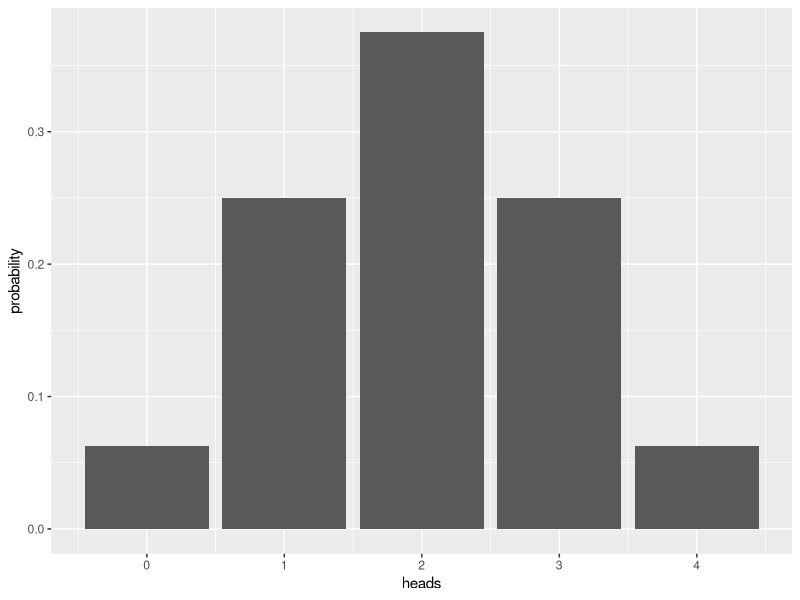
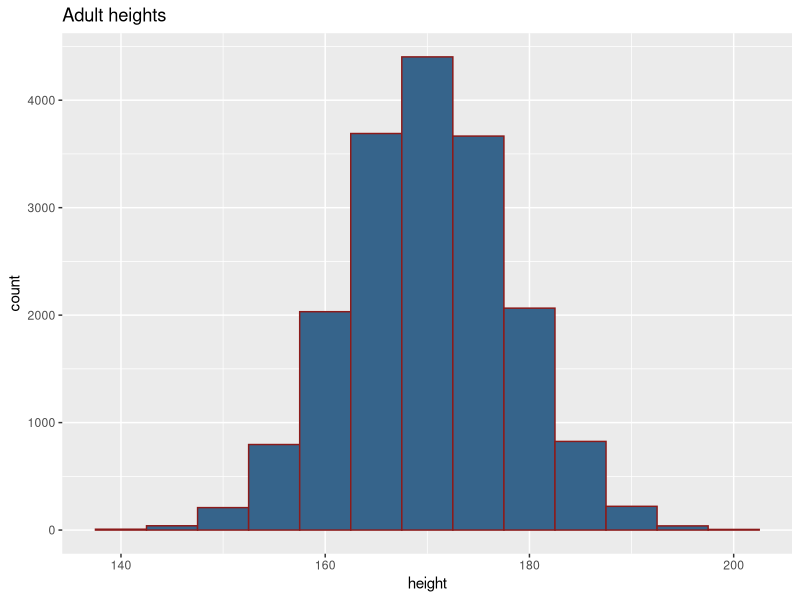
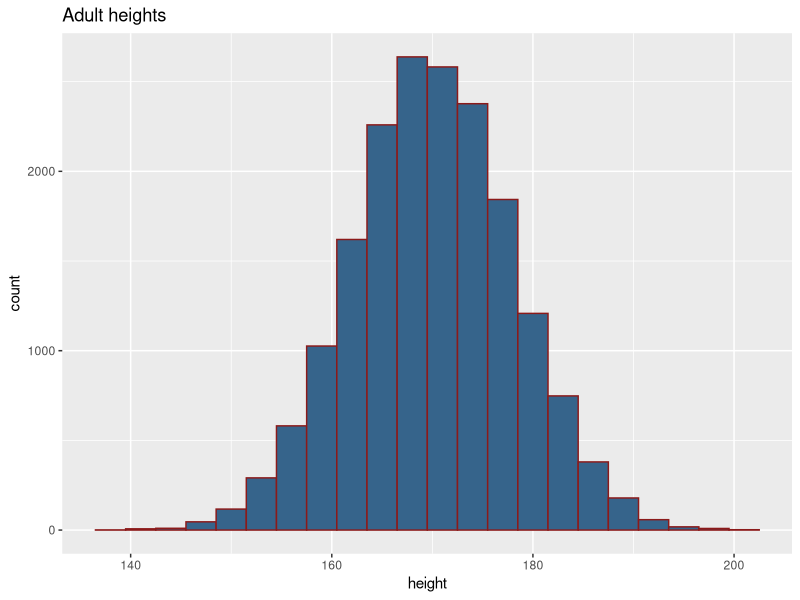
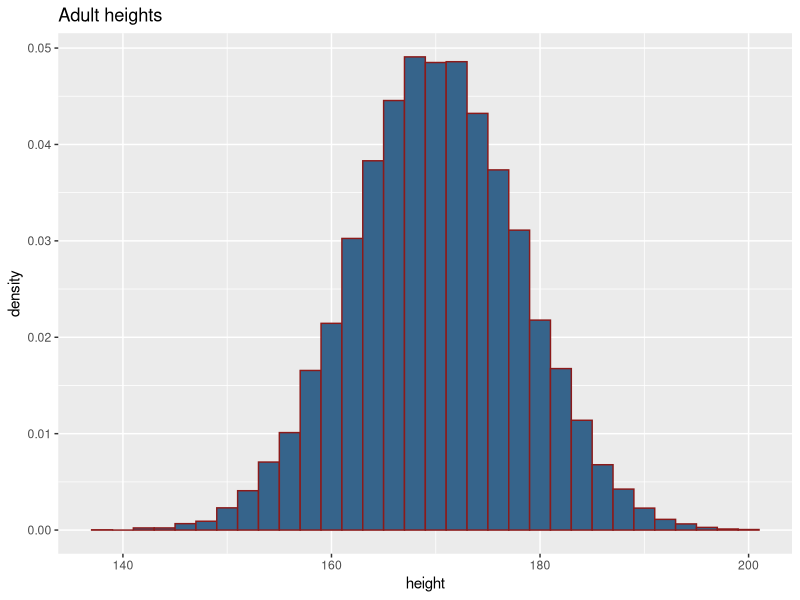
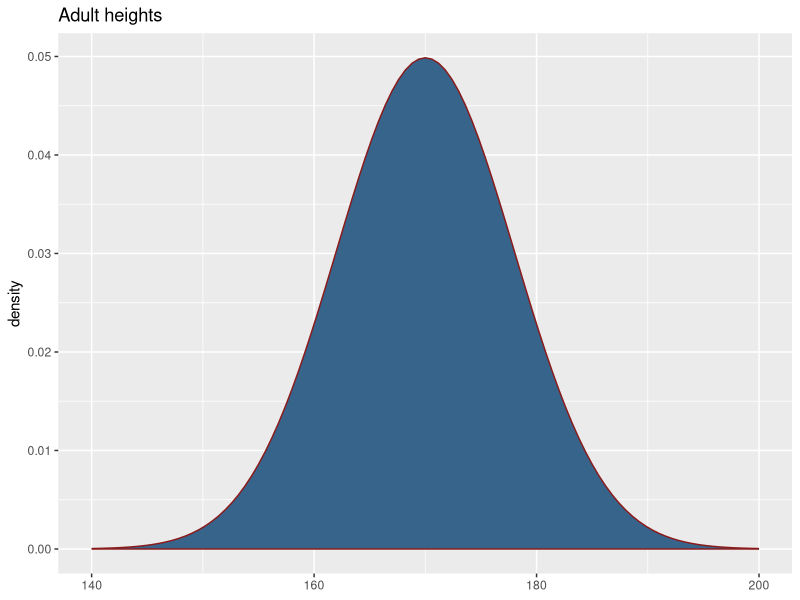
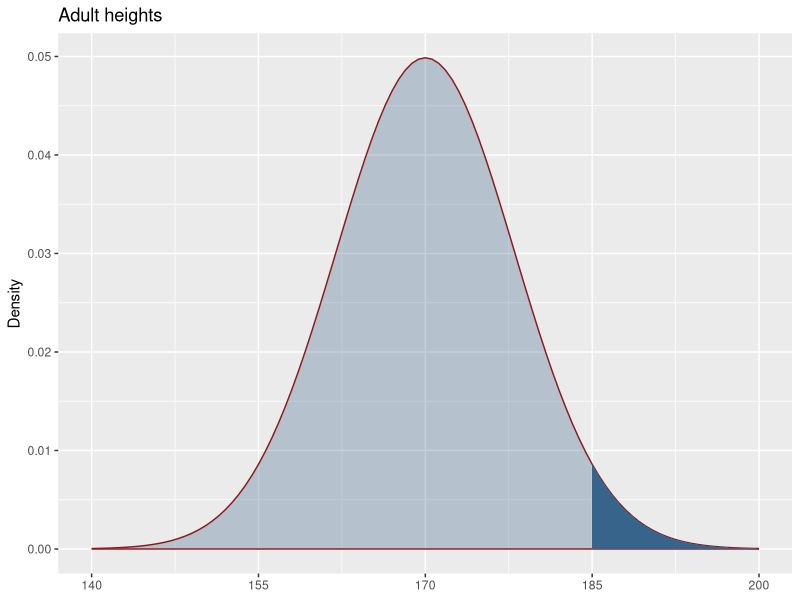
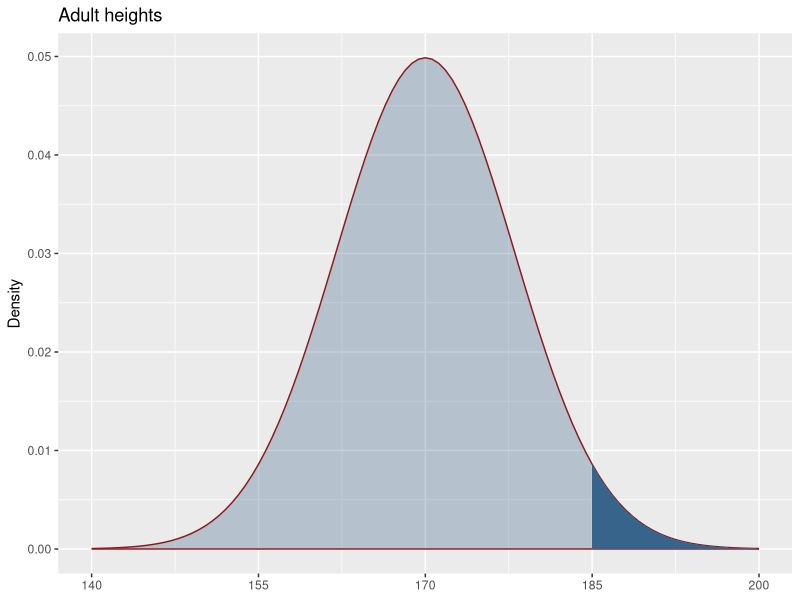
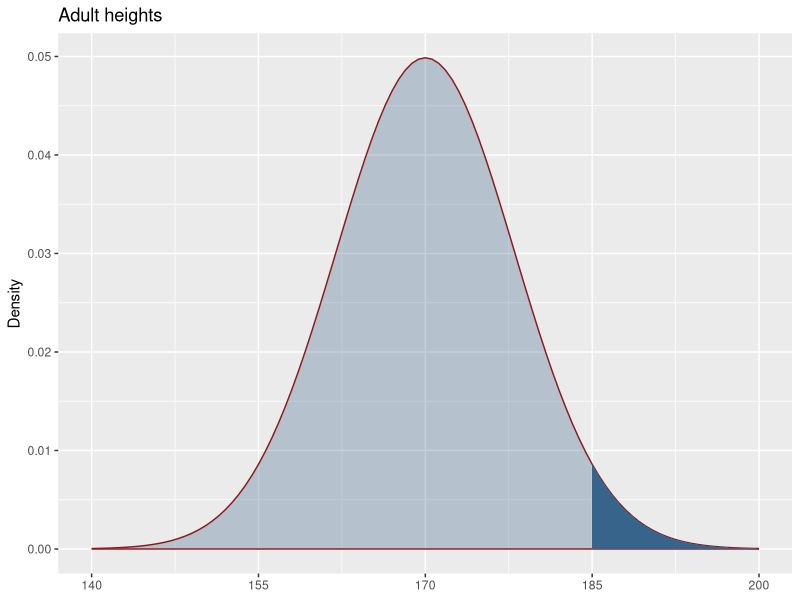

R code for these plots, in order:
## ---- chunk 1
knitr::opts_chunk$set(echo = TRUE, message = FALSE, warning = FALSE, size = '\tiny')
library(tidyverse)
## ---- chunk 2
ggplot(tibble(heads = 0:4, probability = c(1/16, 4/16, 6/16, 4/16, 1/16)), aes(x = heads, y = probability))+geom_bar(stat = "identity")
## ---- chunk 3
set.seed(76)
heights <- tibble(height = rnorm(18000, mean = 170, sd = 8))
heights %>% 
  ggplot(aes(height)) + 
  geom_histogram(binwidth = 5, color = "firebrick4", fill = "steelblue4")+
  ggtitle("Adult heights")
## ---- chunk 4
heights %>% 
  ggplot(aes(height)) + 
  geom_histogram(binwidth = 3, color = "firebrick4", fill = "steelblue4")+
  ggtitle("Adult heights")
## ---- chunk 5
heights %>% 
  ggplot(aes(height)) + 
  geom_histogram(binwidth = 2, color = "firebrick4", fill = "steelblue4", aes(y = ..density..))+
  ggtitle("Adult heights")
## ---- chunk 6
ggplot() +
  stat_function(fun = dnorm,
                geom = "area",
                args = list(
                  mean = 170,
                  sd = 8
                ),
                fill = "steelblue4", color = "firebrick4") +
  xlim(c(140,200))+
  ylab("density") + 
  ggtitle("Adult heights")
## ---- chunk 7
ggplot() +
  stat_function(
    fun = dnorm,
    geom = "area",
    fill = "steelblue4",
    color = "firebrick4",
    alpha = .3,
    args = list(
                  mean = 170,
                  sd = 8
                )
  ) +
  stat_function(
    fun = dnorm,
    geom = "area",
    fill = "steelblue4",
    args = list(
                  mean = 170,
                  sd = 8
                ),
    xlim = c(185, 200)
  ) +
  ylab("Density")+
  scale_x_continuous(limits = c(140, 200), breaks = seq(140, 200, by = 15))+
    ggtitle("Adult heights")
## ---- chunk 8
ggplot() +
  stat_function(
    fun = dnorm,
    geom = "area",
    fill = "steelblue4",
    color = "firebrick4",
    alpha = .3,
    args = list(
                  mean = 170,
                  sd = 8
                )
  ) +
  stat_function(
    fun = dnorm,
    geom = "area",
    fill = "steelblue4",
    args = list(
                  mean = 170,
                  sd = 8
                ),
    xlim = c(185, 200)
  ) +
  ylab("Density")+
  scale_x_continuous(limits = c(140, 200), breaks = seq(140, 200, by = 15))+
    ggtitle("Adult heights")
## ---- chunk 9
ggplot() +
  stat_function(
    fun = dnorm,
    geom = "area",
    fill = "steelblue4",
    color = "firebrick4",
    alpha = .3,
    args = list(
                  mean = 170,
                  sd = 8
                )
  ) +
  stat_function(
    fun = dnorm,
    geom = "area",
    fill = "steelblue4",
    args = list(
                  mean = 170,
                  sd = 8
                ),
    xlim = c(185, 200)
  ) +
  ylab("Density")+
  scale_x_continuous(limits = c(140, 200), breaks = seq(140, 200, by = 15))+
    ggtitle("Adult heights")
## ---- chunk 10
ggplot() +
  stat_function(
    fun = dnorm,
    geom = "area",
    aes(fill = "mu = 170, sd = 8"),
    color = "black",
    alpha = .3,
    args = list(
                  mean = 170,
                  sd = 8
                ))+
  stat_function(
    fun = dnorm,
    geom = "area",
    aes(fill = "mu = 170, sd = 4"),
    color = "black",
    alpha = .2,
    args = list(
                  mean = 170,
                  sd = 4
                ))+
    stat_function(
    fun = dnorm,
    geom = "area",
    aes(fill = "mu = 185, sd = 4"),
    color = "black",
    alpha = .2,
    args = list(
                  mean = 185,
                  sd = 4
                ))+
  scale_x_continuous(limits = c(140, 210), breaks = seq(140, 200, by = 15))+
  scale_fill_brewer(name="", palette = "Set1")
## ---- chunk 11
ggplot() +
  stat_function(fun = dnorm,
                geom = "area",
                args = list(
                  mean = 0,
                  sd = 1
                ),
                fill = NA, color = "firebrick4", alpha = 0.4, lwd = 1.2) +
  scale_x_continuous(limits = c(-4,4), breaks = -4:4)+
  ylab("density") 
## ---- chunk 12
ggplot() +
  stat_function(fun = dnorm,
                geom = "area",
                args = list(
                  mean = 0,
                  sd = 1
                ),
                fill = NA, color = "firebrick4", alpha = 0.4, lwd = 1.2) +
  scale_x_continuous(limits = c(-4,4), breaks = -4:4)+
  ylab("density") +
  stat_function(
    fun = dnorm,
    geom = "area",
    fill = "steelblue4",
    alpha = 0.5,
    args = list(
                  mean = 0,
                  sd = 1
                ),
    xlim = c(-1, 1)
  )
## ---- chunk 13
ggplot() +
  stat_function(fun = dnorm,
                geom = "area",
                args = list(
                  mean = 0,
                  sd = 1
                ),
                fill = NA, color = "firebrick4", alpha = 0.4, lwd = 1.2) +
  scale_x_continuous(limits = c(-4,4), breaks = -4:4)+
  ylab("density")+
  stat_function(
    fun = dnorm,
    geom = "area",
    fill = "steelblue4",
    alpha = 0.5,
    args = list(
                  mean = 0,
                  sd = 1
                ),
    xlim = c(-2, 2)
  ) +
  stat_function(
    fun = dnorm,
    geom = "area",
    fill = "steelblue4",
    alpha = 0.8,
    args = list(
                  mean = 0,
                  sd = 1
                ),
    xlim = c(-1, 1)
  )
## ---- chunk 14
ggplot() +
  stat_function(fun = dnorm,
                geom = "area",
                args = list(
                  mean = 0,
                  sd = 1
                ),
                fill = NA, color = "firebrick4", alpha = 0.4, lwd = 1.2) +
  scale_x_continuous(limits = c(-4,4), breaks = -4:4)+
  ylab("density")+
  stat_function(
    fun = dnorm,
    geom = "area",
    fill = "steelblue4",
    alpha = 0.5,
    args = list(
                  mean = 0,
                  sd = 1
                ),
    xlim = c(-1.25, 1.25)
  ) 
## ---- chunk 15
ggplot() +
  stat_function(fun = dnorm,
                geom = "area",
                args = list(
                  mean = 0,
                  sd = 1
                ),
                fill = NA, color = "firebrick4", alpha = 0.4, lwd = 1.2) +
  scale_x_continuous(limits = c(-4,4), breaks = -4:4)+
  ylab("density")+
  stat_function(
    fun = dnorm,
    geom = "area",
    fill = "steelblue4",
    alpha = 0.5,
    args = list(
                  mean = 0,
                  sd = 1
                ),
    xlim = c(-4, -1.25)
  ) +
  stat_function(
    fun = dnorm,
    geom = "area",
    fill = "steelblue4",
    alpha = 0.5,
    args = list(
                  mean = 0,
                  sd = 1
                ),
    xlim = c(1.25, 4)
  )
## ---- chunk 16
pnorm(-1.25)
## ---- chunk 17
ggplot() +
  stat_function(fun = dnorm,
                geom = "area",
                args = list(
                  mean = 0,
                  sd = 1
                ),
                fill = NA, color = "firebrick4", alpha = 0.4, lwd = 1.2) +
  scale_x_continuous(limits = c(-4,4), breaks = -4:4)+
  ylab("density")+
  stat_function(
    fun = dnorm,
    geom = "area",
    fill = "steelblue4",
    alpha = 0.5,
    args = list(
                  mean = 0,
                  sd = 1
                ),
    xlim = c(-4, -1.25)
  ) 
## ---- chunk 18
1-pnorm(1.25)
# or 
# pnorm(1.25, lower.tail = FALSE)
## ---- chunk 19
ggplot() +
  stat_function(fun = dnorm,
                geom = "area",
                args = list(
                  mean = 0,
                  sd = 1
                ),
                fill = NA, color = "firebrick4", alpha = 0.4, lwd = 1.2) +
  scale_x_continuous(limits = c(-4,4), breaks = -4:4)+
  ylab("density")+
  stat_function(
    fun = dnorm,
    geom = "area",
    fill = "steelblue4",
    alpha = 0.5,
    args = list(
                  mean = 0,
                  sd = 1
                ),
    xlim = c(1.25, 4)
  ) 
## ---- chunk 20
pnorm(1.25) - pnorm(-1.25)
## ---- chunk 21
ggplot() +
  stat_function(fun = dnorm,
                geom = "area",
                args = list(
                  mean = 0,
                  sd = 1
                ),
                fill = NA, color = "firebrick4", alpha = 0.4, lwd = 1.2) +
  scale_x_continuous(limits = c(-4,4), breaks = -4:4)+
  ylab("density")+
  stat_function(
    fun = dnorm,
    geom = "area",
    fill = "steelblue4",
    alpha = 0.5,
    args = list(
                  mean = 0,
                  sd = 1
                ),
    xlim = c(-1.25, 1.25)
  ) 
## ---- chunk 22
heights_1 <- rnorm(12, mean = 170, sd = 8)
round(heights_1, 1)
## ---- chunk 23
heights_1 <- rnorm(12, mean = 170, sd = 8)
round(heights_1, 1)
## ---- chunk 24

N <- 100 
heights_0 <- tibble()

for(i in 1:N){
  these_heights = tibble(sample = i, heights = rnorm(12, 170, 8))
  heights_0 <- bind_rows(heights_0, these_heights)
}

heights_0 %>% 
  group_by(sample) %>% 
  summarise(mean_height = mean(heights)) %>% 
  ggplot(aes(mean_height)) + geom_histogram(color = "navy", fill = "lightblue")

## ---- chunk 25

N <- 1000
heights <- tibble()

for(i in 1:N){
  these_heights = tibble(sample = i, heights = rnorm(12, 170, 8))
  heights <- bind_rows(heights, these_heights)
}

heights %>% 
  group_by(sample) %>% 
  summarise(mean_height = mean(heights)) %>% 
  ggplot(aes(mean_height)) + geom_histogram(color = "navy", fill = "lightblue")

## ---- chunk 26

N <- 10000
heights_2 <- tibble()

for(i in 1:N){
  these_heights = tibble(sample = i, heights = rnorm(12, 170, 8))
  heights_2 <- bind_rows(heights_2, these_heights)
}

heights_2 %>% 
  group_by(sample) %>% 
  summarise(mean_height = mean(heights)) %>% 
  ggplot(aes(mean_height)) + geom_histogram(color = "navy", fill = "lightblue")

